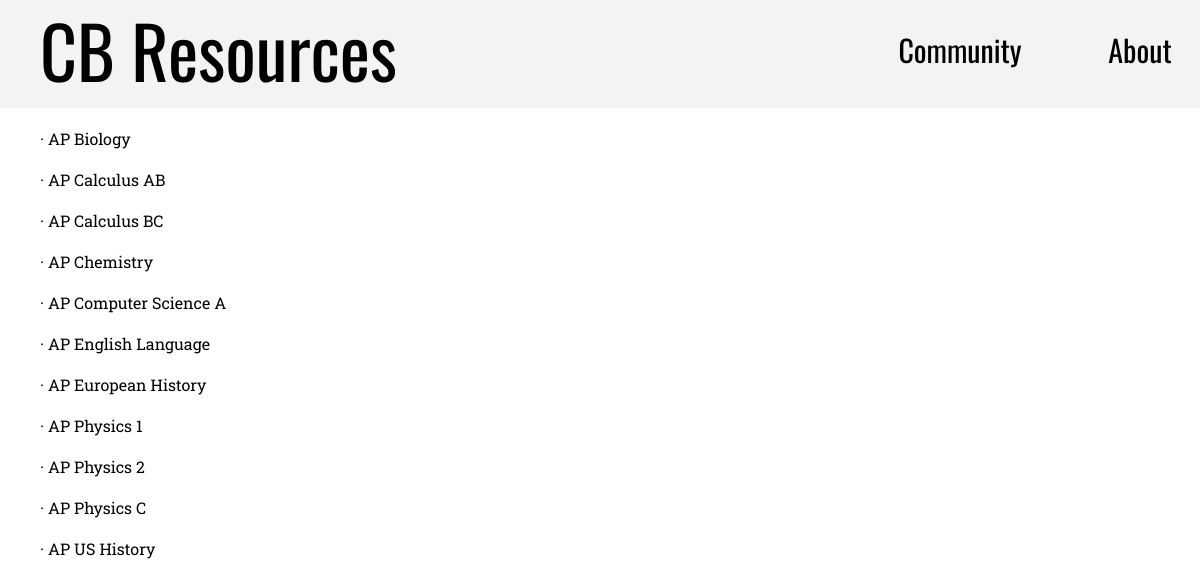
Screenshot of /ap with the database file from the repository.
### cbr/models.py (models this page shows, shortened)
class Exam (models.Model):
    testType = models.CharField(max_length=10)
    name = models.CharField(max_length=50)

### cbr/views.py (the view)
# urls.py: path('ap', views.ap, name='ap'),
def ap(request):
    aps = Exam.objects.filter(testType__exact='ap').order_by('name')
    return render(request, 'cbresources/ap.html', {
        'aps': aps
    })

### cbr/templates/cbresources/ap.html
{% extends 'cbresources/home.html' %}
{% block content %}
<div class="subpage">
    {% for ap in aps %}
    <a href="{% url 'goTest' testName=ap.name %}">&middot; {{ ap.name }}</a>
    {% endfor %}
</div>
{% endblock %}

### cbr/templates/cbresources/home.html (shortened to what this page needs)
{% load static %}
<!DOCTYPE html>
<html lang="en">
    <head>
        <link rel="stylesheet" href="{% static 'css/style.css' %}">
    </head>
    <body>
        <div class="top">
            <div id="cbr"><a href="{% url 'home' %}">CB Resources</a></div>
            <div id="community"><a href="{% url 'community' %}">Community</a></div>
            <div id="about"><a href="{% url 'about' %}">About</a></div>
        </div>
        <div class="content">
            {% block content %}{% endblock %}
        </div>
    </body>
</html>

### cbr/static/css/style.css (style rules this page uses)
* { margin: 0px; box-sizing: border-box; }
body { display: flex; flex-direction: column; }
.top { display: flex; line-height: 100px; background: #f3f3f3; }
.top a { color: #000; text-decoration: none; font-family: 'Oswald'; }
#cbr { width: 70vw; padding-left: 40px; font-size: 450%; }
#community { width: 20vw; text-align: center; font-size: 30px; }
#about { width: 10vw; text-align: center; font-size: 30px; }
.content { display: flex; font-family: 'Roboto Slab', serif; }
.subpage { display: flex; flex-direction: column; }
.subpage > a { text-decoration: none; color: #000; margin: 20px 0 0 40px; }

### rows the page displays
Exam: name "AP Biology"
Exam: name "AP Calculus AB"
Exam: name "AP Calculus BC"
Exam: name "AP Chemistry"
Exam: name "AP Computer Science A"
Exam: name "AP English Language"
Exam: name "AP European History"
Exam: name "AP Physics 1"
Exam: name "AP Physics 2"
Exam: name "AP Physics C"
Exam: name "AP US History"
